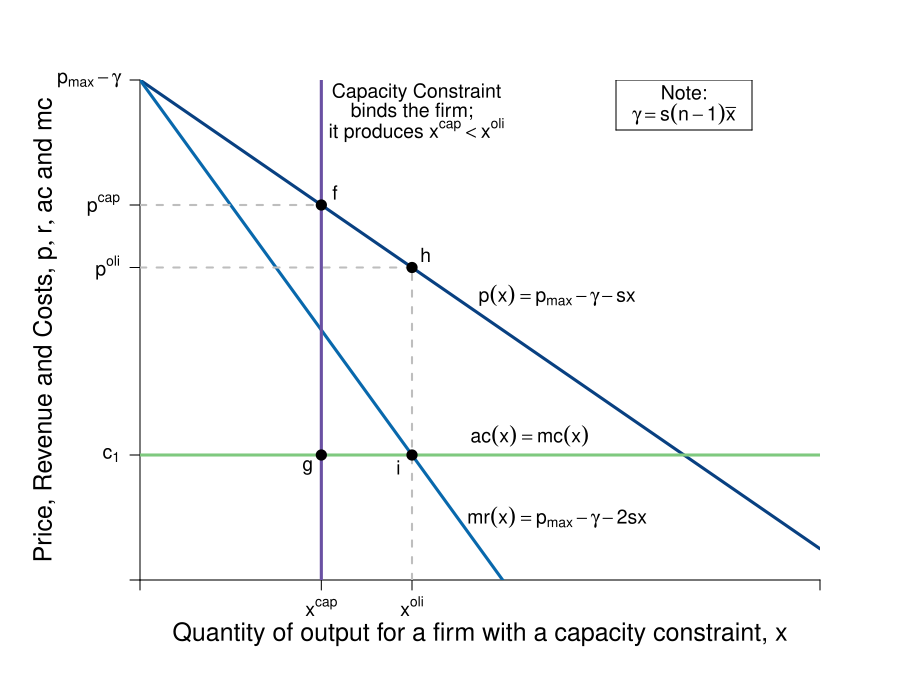

This chart was generated by the following R code:
#Graph Designer: Simon Halliday + Scott Cohn
#Authors: Bowles and Halliday
#Title: Coordination, Conflict and Competition: A Text in Microeconomics

require(shape)
pdf(file = "competitionmarkets/cournot_cap/cournot_cap_3.pdf", width = 9, height = 7)

#Set parameters for graphics
axislabelsize <- 1.5
labelsize <- 1.2
graphlinewidth <- 3
segmentlinewidth <- 2

COL <- c("#7fc97f", "#beaed4", "#fdc086", "#ffff99", "#386cb0", "#f0027f", "#bf5b17", "#666666")
COLA <- c("#e0f3db", "#99d8c9","#66c2a4","#41ae76", "#238b45", "#005824")
COLB <- c("#c6dbef", "#4eb3d3", "#2b8cbe", "#0868ac","#084081")
COLC <- c("#fcfbfd", "#efedf5", "#dadaeb", "#bcbddc", "#9e9ac8", "#807dba", "#6a51a3", "#54278f", "#3f007d")

#Edited the margins to cater for the larger LHS labels
par(mar =  c(6, 7, 4, 4))

AvgRevenue <- function(x, s = 0.5, pmax = 20, c1 = 2, n = 5, xbar = 6){
  pmax -s*(n-1)*xbar -s*x
}

MRevenue <- function(x,  s = 0.5, pmax = 20, c1 = 2, n = 5,  xbar = 6){
  pmax - s*(n-1)*xbar -2*s*x
}

AvgCost <- function(x, c0 = 2, c1 = 2){
  c0/x + c1
}

xlims <- c(0, 15)
ylims <- c(0, 8)

npts <- 501 
x <- seq(xlims[1], xlims[2], length.out = npts)
y <- seq(ylims[1], ylims[2], length.out = npts) 
a <- c(13, 16.75, 19.25)

plot(0, 0, xlim = xlims, ylim = ylims, type = "n",
     xlab = expression(paste("")),
     ylab = expression(paste("")), 
     xaxt = "n", 
     yaxt = "n", 
     cex.lab = axislabelsize, 
     bty = "n",
     xaxs="i", 
     yaxs="i")

ticksy <- c(0, 2, AvgRevenue(x = 6), AvgRevenue(x = 4), ylims[2])
ylabels <- c(NA, expression(paste(c[1])), expression(paste(p^{oli})), expression(paste(p^{cap})), expression(paste(p[max] - gamma)))
ticksx <- c(0, 4, 6,  xlims[2])
xlabels <- c(NA, expression(paste(x^{cap})), expression(paste(x^{oli})), NA)

axis(1, at = ticksx, pos = 0, labels = xlabels, cex.axis = labelsize)
axis(2, at = ticksy, pos = 0, labels = ylabels, las = 1, cex.axis = labelsize)

npts <- 500 
xx1 <- seq(xlims[1], xlims[2], length.out = npts)
xx3 <- seq(2, 6, length.out = npts)

#Draw the polygon for profit
# xpoly1 <- c(0, 4, 4, 0, 0)
# ypoly1 <- c(2, 2, AvgRevenue(x = 4), AvgRevenue(x = 4), 2)
# polygon(x = xpoly1, y = ypoly1, col=COLA[1], density=NULL, border = NA)

#Draw the polygon for costs
# xpoly2 <- c(0, 4, 4, 0, 0)
# ypoly2 <- c(0, 0, 2, 2, 2)
# polygon(x = xpoly2, y = ypoly2, col=COLB[1], density=NULL, border = NA)

lines(xx1, AvgRevenue(xx1), col = COLB[5], lwd = graphlinewidth)
lines(xx1, MRevenue(xx1), col = COLB[4], lwd = graphlinewidth)

#Label the axes
mtext(expression(paste("Quantity of output for a firm with a capacity constraint, ", x)), side=1, line = 2.5, cex = axislabelsize)
text(-2.1, 0.5*ylims[2], expression(paste("Price, Revenue and Costs, ", list(p, r, ac), " and ", mc)), xpd = TRUE, cex = axislabelsize, srt = 90) 

text(8.6, 2.3, expression(paste(ac(x) == mc(x))), cex = labelsize)
text(9.2, 4.55, expression(paste(p(x) == p[max] - gamma - s*x)), cex = labelsize)
text(9.2, 1, expression(paste(mr(x) == p[max] - gamma - 2*s*x)), cex = labelsize)

#Labels cost and profit areas
# text(2, 1, expression("Total Costs"), cex = labelsize)
# text(2, 3.5, expression("Profit"), cex = labelsize)

#Draw segments for total costs
segments(0, AvgRevenue(x = 4), 4, AvgRevenue(x = 4), lty = 2, col = "gray" , lwd = segmentlinewidth)
segments(0, AvgRevenue(x = 6), 6, AvgRevenue(x = 6), lty = 2, col = "gray" , lwd = segmentlinewidth)
segments(6, 0, 6, AvgRevenue(x = 6), lty = 2, col = "gray" , lwd = segmentlinewidth)
segments(0, 2, xlims[2], 2, lty = 1, col = COL[1] , lwd = graphlinewidth)

#Segment for capacity constraint
segments(4, 0, 4, ylims[2], lty = 1, col = COLC[7] , lwd = graphlinewidth)

#Label Points for comparison
points(6, MRevenue(x = 6), pch = 16, col = "black", cex = 1.5)
text(5.7, MRevenue(x = 6) - 0.2, expression(i), cex = labelsize)

points(6, AvgRevenue(x = 6), pch = 16, col = "black", cex = 1.5)
text(6.3, AvgRevenue(x = 6) + 0.2, expression(h), cex = labelsize)

points(4, AvgRevenue(x = 4), pch = 16, col = "black", cex = 1.5)
text(4.3, AvgRevenue(x = 4) + 0.2, expression(f), cex = labelsize)

points(4, 2, pch = 16, col = "black", cex = 1.5)
text(3.7, 2 - 0.2, expression(g), cex = labelsize)

text(12, 7.8, expression(paste("Note:")), cex = labelsize)
text(12, 7.45, expression(paste(gamma == s*(n-1)*bar(x))), cex = labelsize)
segments(10.5, 7.2, 13.5, 7.2, lty = 1, col = "black" , lwd = 1)
segments(10.5, 8, 13.5, 8, lty = 1, col = "black" , lwd = 1)
segments(10.5, 7.2, 10.5, 8, lty = 1, col = "black" , lwd = 1)
segments(13.5, 7.2, 13.5, 8, lty = 1, col = "black" , lwd = 1)

text(6.1, 7.8, expression(paste("Capacity Constraint")), cex = labelsize)
text(6, 7.5, expression(paste("binds the firm;")), cex = labelsize)
text(6.1, 7.2, expression(paste("it produces ", x^{cap} < x^{oli})), cex = labelsize)

dev.off()
